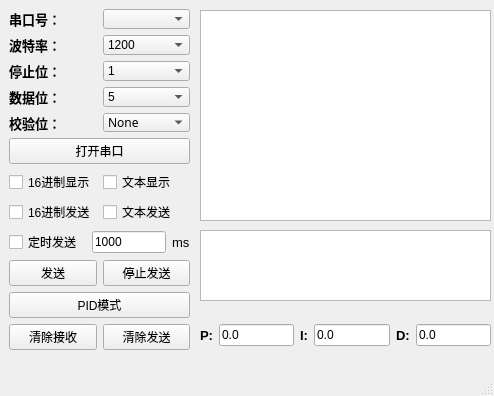
<?xml version="1.0" encoding="UTF-8"?>
<ui version="4.0">
 <class>UpperComputer_HK</class>
 <widget class="QMainWindow" name="UpperComputer_HK">
  <property name="geometry">
   <rect>
    <x>0</x>
    <y>0</y>
    <width>494</width>
    <height>396</height>
   </rect>
  </property>
  <property name="windowTitle">
   <string>UpperComputer_HK</string>
  </property>
  <widget class="QWidget" name="centralwidget">
   <widget class="QPlainTextEdit" name="RcvdArea">
    <property name="geometry">
     <rect>
      <x>200</x>
      <y>10</y>
      <width>291</width>
      <height>211</height>
     </rect>
    </property>
    <property name="font">
     <font>
      <family>仿宋</family>
      <pointsize>14</pointsize>
     </font>
    </property>
   </widget>
   <widget class="QPlainTextEdit" name="SendArea">
    <property name="geometry">
     <rect>
      <x>200</x>
      <y>230</y>
      <width>291</width>
      <height>71</height>
     </rect>
    </property>
   </widget>
   <widget class="QWidget" name="layoutWidget">
    <property name="geometry">
     <rect>
      <x>9</x>
      <y>9</y>
      <width>181</width>
      <height>341</height>
     </rect>
    </property>
    <layout class="QVBoxLayout" name="verticalLayout_8">
     <item>
      <layout class="QVBoxLayout" name="verticalLayout_6">
       <item>
        <layout class="QVBoxLayout" name="verticalLayout_4">
         <item>
          <layout class="QVBoxLayout" name="verticalLayout_2">
           <item>
            <layout class="QVBoxLayout" name="verticalLayout">
             <item>
              <layout class="QHBoxLayout" name="horizontalLayout">
               <item>
                <widget class="QLabel" name="label1">
                 <property name="font">
                  <font>
                   <pointsize>10</pointsize>
                   <bold>true</bold>
                  </font>
                 </property>
                 <property name="text">
                  <string>串口号：</string>
                 </property>
                </widget>
               </item>
               <item>
                <widget class="QComboBox" name="Cb_ComName">
                 <property name="font">
                  <font>
                   <family>Monotype Corsiva</family>
                   <italic>true</italic>
                  </font>
                 </property>
                </widget>
               </item>
              </layout>
             </item>
             <item>
              <layout class="QHBoxLayout" name="horizontalLayout_2">
               <item>
                <widget class="QLabel" name="label2">
                 <property name="font">
                  <font>
                   <pointsize>10</pointsize>
                   <bold>true</bold>
                  </font>
                 </property>
                 <property name="text">
                  <string>波特率：</string>
                 </property>
                </widget>
               </item>
               <item>
                <widget class="QComboBox" name="Cb_Baudrate">
                 <item>
                  <property name="text">
                   <string>1200</string>
                  </property>
                 </item>
                 <item>
                  <property name="text">
                   <string>2400</string>
                  </property>
                 </item>
                 <item>
                  <property name="text">
                   <string>4800</string>
                  </property>
                 </item>
                 <item>
                  <property name="text">
                   <string>9600</string>
                  </property>
                 </item>
                 <item>
                  <property name="text">
                   <string>14400</string>
                  </property>
                 </item>
                 <item>
                  <property name="text">
                   <string>19200</string>
                  </property>
                 </item>
                 <item>
                  <property name="text">
                   <string>38400</string>
                  </property>
                 </item>
                 <item>
                  <property name="text">
                   <string>43000</string>
                  </property>
                 </item>
                 <item>
                  <property name="text">
                   <string>57600</string>
                  </property>
                 </item>
                 <item>
                  <property name="text">
                   <string>76800</string>
                  </property>
                 </item>
                 <item>
                  <property name="text">
                   <string>115200</string>
                  </property>
                 </item>
                </widget>
               </item>
              </layout>
             </item>
             <item>
              <layout class="QHBoxLayout" name="horizontalLayout_3">
               <item>
                <widget class="QLabel" name="label3">
                 <property name="font">
                  <font>
                   <pointsize>10</pointsize>
                   <bold>true</bold>
                  </font>
                 </property>
                 <property name="text">
                  <string>停止位：</string>
                 </property>
                </widget>
               </item>
               <item>
                <widget class="QComboBox" name="Cb_StopPos">
                 <item>
                  <property name="text">
                   <string>1</string>
                  </property>
                 </item>
                 <item>
                  <property name="text">
                   <string>1.5</string>
                  </property>
                 </item>
                 <item>
                  <property name="text">
                   <string>2</string>
                  </property>
                 </item>
                </widget>
               </item>
              </layout>
             </item>
             <item>
              <layout class="QHBoxLayout" name="horizontalLayout_4">
               <item>
                <widget class="QLabel" name="label4">
                 <property name="font">
                  <font>
                   <pointsize>10</pointsize>
                   <bold>true</bold>
                  </font>
                 </property>
                 <property name="text">
                  <string>数据位：</string>
                 </property>
                </widget>
               </item>
               <item>
                <widget class="QComboBox" name="Cb_DataPos">
                 <item>
                  <property name="text">
                   <string>5</string>
                  </property>
                 </item>
                 <item>
                  <property name="text">
                   <string>6</string>
                  </property>
                 </item>
                 <item>
                  <property name="text">
                   <string>7</string>
                  </property>
                 </item>
                 <item>
                  <property name="text">
                   <string>8</string>
                  </property>
                 </item>
                </widget>
               </item>
              </layout>
             </item>
             <item>
              <layout class="QHBoxLayout" name="horizontalLayout_5">
               <item>
                <widget class="QLabel" name="label_5">
                 <property name="font">
                  <font>
                   <pointsize>10</pointsize>
                   <bold>true</bold>
                  </font>
                 </property>
                 <property name="text">
                  <string>校验位：</string>
                 </property>
                </widget>
               </item>
               <item>
                <widget class="QComboBox" name="Cb_CheckPos">
                 <property name="font">
                  <font>
                   <family>Segoe Script</family>
                  </font>
                 </property>
                 <item>
                  <property name="text">
                   <string>None</string>
                  </property>
                 </item>
                 <item>
                  <property name="text">
                   <string>Odd</string>
                  </property>
                 </item>
                 <item>
                  <property name="text">
                   <string>Even</string>
                  </property>
                 </item>
                </widget>
               </item>
              </layout>
             </item>
            </layout>
           </item>
           <item>
            <widget class="QPushButton" name="Btn_OpenCom">
             <property name="text">
              <string>打开串口</string>
             </property>
            </widget>
           </item>
          </layout>
         </item>
        </layout>
       </item>
       <item>
        <layout class="QVBoxLayout" name="verticalLayout_5">
         <item>
          <layout class="QHBoxLayout" name="horizontalLayout_8">
           <item>
            <widget class="QCheckBox" name="Ckb_HexDisplay">
             <property name="text">
              <string>16进制显示</string>
             </property>
            </widget>
           </item>
           <item>
            <widget class="QCheckBox" name="Ckb_ChRcvd">
             <property name="text">
              <string>文本显示</string>
             </property>
            </widget>
           </item>
          </layout>
         </item>
        </layout>
       </item>
      </layout>
     </item>
     <item>
      <layout class="QVBoxLayout" name="verticalLayout_7">
       <item>
        <layout class="QHBoxLayout" name="horizontalLayout_12">
         <item>
          <widget class="QCheckBox" name="Ckb_HexSend">
           <property name="text">
            <string>16进制发送</string>
           </property>
          </widget>
         </item>
         <item>
          <widget class="QCheckBox" name="Ckb_ChSend">
           <property name="text">
            <string>文本发送</string>
           </property>
          </widget>
         </item>
        </layout>
       </item>
       <item>
        <layout class="QHBoxLayout" name="horizontalLayout_11">
         <item>
          <widget class="QCheckBox" name="Ckb_AutoSend">
           <property name="text">
            <string>定时发送 </string>
           </property>
          </widget>
         </item>
         <item>
          <widget class="QLineEdit" name="LE_AutoSendTime">
           <property name="text">
            <string>1000</string>
           </property>
          </widget>
         </item>
         <item>
          <widget class="QLabel" name="label_7">
           <property name="font">
            <font>
             <pointsize>10</pointsize>
             <bold>false</bold>
            </font>
           </property>
           <property name="text">
            <string>ms</string>
           </property>
          </widget>
         </item>
        </layout>
       </item>
       <item>
        <layout class="QVBoxLayout" name="verticalLayout_3">
         <item>
          <layout class="QHBoxLayout" name="horizontalLayout_6">
           <item>
            <widget class="QPushButton" name="Btn_Send">
             <property name="text">
              <string>发送</string>
             </property>
            </widget>
           </item>
           <item>
            <widget class="QPushButton" name="Btn_StopSend">
             <property name="text">
              <string>停止发送</string>
             </property>
            </widget>
           </item>
          </layout>
         </item>
         <item>
          <widget class="QPushButton" name="Btn_PIDMode">
           <property name="text">
            <string>PID模式</string>
           </property>
          </widget>
         </item>
         <item>
          <layout class="QHBoxLayout" name="horizontalLayout_7">
           <item>
            <widget class="QPushButton" name="Btn_ClearRcvd">
             <property name="text">
              <string>清除接收</string>
             </property>
            </widget>
           </item>
           <item>
            <widget class="QPushButton" name="Btn_ClearSend">
             <property name="text">
              <string>清除发送</string>
             </property>
            </widget>
           </item>
          </layout>
         </item>
        </layout>
       </item>
      </layout>
     </item>
    </layout>
   </widget>
   <widget class="QWidget" name="layoutWidget">
    <property name="geometry">
     <rect>
      <x>200</x>
      <y>320</y>
      <width>291</width>
      <height>31</height>
     </rect>
    </property>
    <layout class="QHBoxLayout" name="horizontalLayout_16">
     <item>
      <layout class="QHBoxLayout" name="horizontalLayout_13">
       <item>
        <widget class="QLabel" name="label4_2">
         <property name="font">
          <font>
           <pointsize>10</pointsize>
           <bold>true</bold>
          </font>
         </property>
         <property name="text">
          <string>P:</string>
         </property>
        </widget>
       </item>
       <item>
        <widget class="QLineEdit" name="LE_P">
         <property name="text">
          <string>0.0</string>
         </property>
        </widget>
       </item>
      </layout>
     </item>
     <item>
      <layout class="QHBoxLayout" name="horizontalLayout_14">
       <item>
        <widget class="QLabel" name="label4_3">
         <property name="font">
          <font>
           <pointsize>10</pointsize>
           <bold>true</bold>
          </font>
         </property>
         <property name="text">
          <string>I:</string>
         </property>
        </widget>
       </item>
       <item>
        <widget class="QLineEdit" name="LE_I">
         <property name="text">
          <string>0.0</string>
         </property>
        </widget>
       </item>
      </layout>
     </item>
     <item>
      <layout class="QHBoxLayout" name="horizontalLayout_15">
       <item>
        <widget class="QLabel" name="label4_4">
         <property name="font">
          <font>
           <pointsize>10</pointsize>
           <bold>true</bold>
          </font>
         </property>
         <property name="text">
          <string>D:</string>
         </property>
        </widget>
       </item>
       <item>
        <widget class="QLineEdit" name="LE_D">
         <property name="text">
          <string>0.0</string>
         </property>
        </widget>
       </item>
      </layout>
     </item>
    </layout>
   </widget>
  </widget>
  <widget class="QMenuBar" name="menubar">
   <property name="geometry">
    <rect>
     <x>0</x>
     <y>0</y>
     <width>494</width>
     <height>21</height>
    </rect>
   </property>
  </widget>
  <widget class="QStatusBar" name="statusbar"/>
 </widget>
 <resources/>
 <connections/>
</ui>
